Frame 1 (no input): blank canvas, image omitted
Frame 60 (no input): blank canvas, image omitted
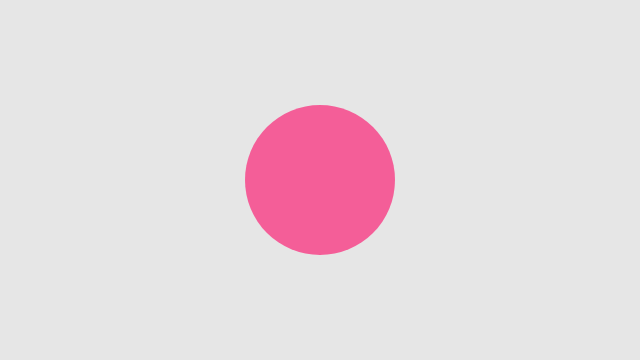
Frame 120 (the mouse pressed at the canvas centre since frame 60)

The p5.js sketch whose frames 1 and 60 were blank and that drew this single picture after the mouse press (run headless with seeded random() and noise() and a simulated clock; from frame 60 on, the mouse is pressed at the canvas centre):

// p5.js sketch
// ── sketch.js
// What changed: draw() no longer runs the drawing code every frame.
// A circle is drawn only when the mouse is pressed, and stays on screen
// (drawing accumulates) until a key press clears the canvas.
function setup() {
    createCanvas(640, 360);
    background(230);
}

function draw() {
}

function mousePressed() {
    noStroke();
    fill(255, 0, 100, 150);
    circle(mouseX, mouseY, 150);
}

function keyPressed() {
    background(230);
}
